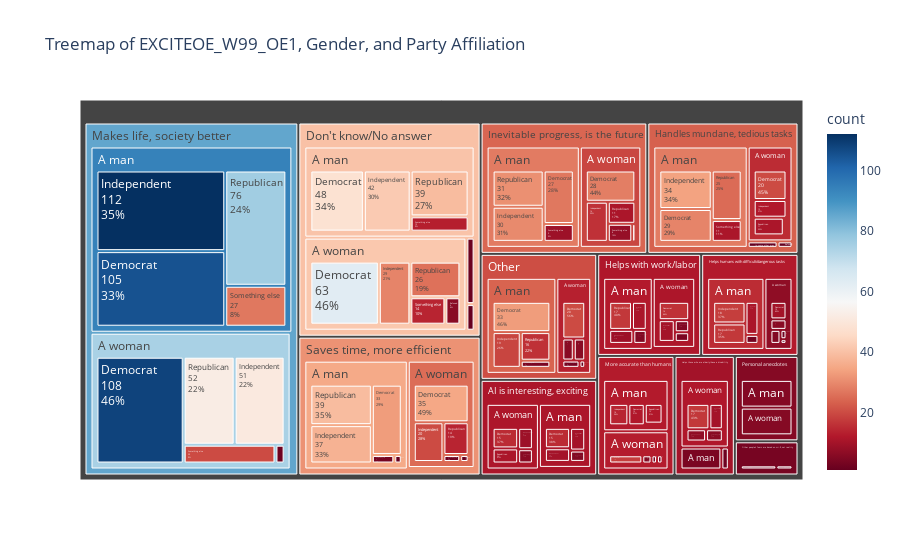

This figure's notebook cell:
### Code cell
import pandas as pd
import plotly.express as px



# Create a new dataframe with the count of each combination
treemap_data = data_df.groupby(['EXCITEOE_W99_OE1', 'F_GENDER', 'F_PARTY_FINAL']).size().reset_index(name='count')

# Remove rows with missing values
treemap_data = treemap_data.dropna()

# Create the treemap
fig = px.treemap(treemap_data, 
                 path=['EXCITEOE_W99_OE1', 'F_GENDER', 'F_PARTY_FINAL'], 
                 values='count',
                 color='count',
                 color_continuous_scale='RdBu',
                 title='Treemap of EXCITEOE_W99_OE1, Gender, and Party Affiliation')

# Update layout for better readability
fig.update_traces(textinfo="label+value+percent parent")

# Show the plot
fig.show()

### Figure 1 — Plotly figure (JSON) as saved in the notebook; plotly's stock layout.template omitted (floating-point values rounded to 4 significant figures; data arrays with more than 128 entries replaced by an {"elided": "..."} marker saying what was removed)
{"data": [{"branchvalues": "total", "customdata": {"elided": "172x1 float values"}, "domain": {"x": [0, 1], "y": [0, 1]}, "hovertemplate": "labels=%{label}<br>count_sum=%{value}<br>parent=%{parent}<br>id=%{id}<br>count=%{color}<extra></extra>", "ids": {"elided": "172 str values"}, "labels": {"elided": "172 str values"}, "marker": {"coloraxis": "coloraxis", "colors": {"elided": "172 float values"}}, "name": "", "parents": {"elided": "172 str values"}, "textinfo": "label+value+percent parent", "type": "treemap", "values": {"elided": "172 int values"}}], "layout": {"coloraxis": {"colorbar": {"title": {"text": "count"}}, "colorscale": [[0, "rgb(103,0,31)"], [0.1, "rgb(178,24,43)"], [0.2, "rgb(214,96,77)"], [0.3, "rgb(244,165,130)"], [0.4, "rgb(253,219,199)"], [0.5, "rgb(247,247,247)"], [0.6, "rgb(209,229,240)"], [0.7, "rgb(146,197,222)"], [0.8, "rgb(67,147,195)"], [0.9, "rgb(33,102,172)"], [1, "rgb(5,48,97)"]]}, "legend": {"tracegroupgap": 0}, "title": {"text": "Treemap of EXCITEOE_W99_OE1, Gender, and Party Affiliation"}}}
